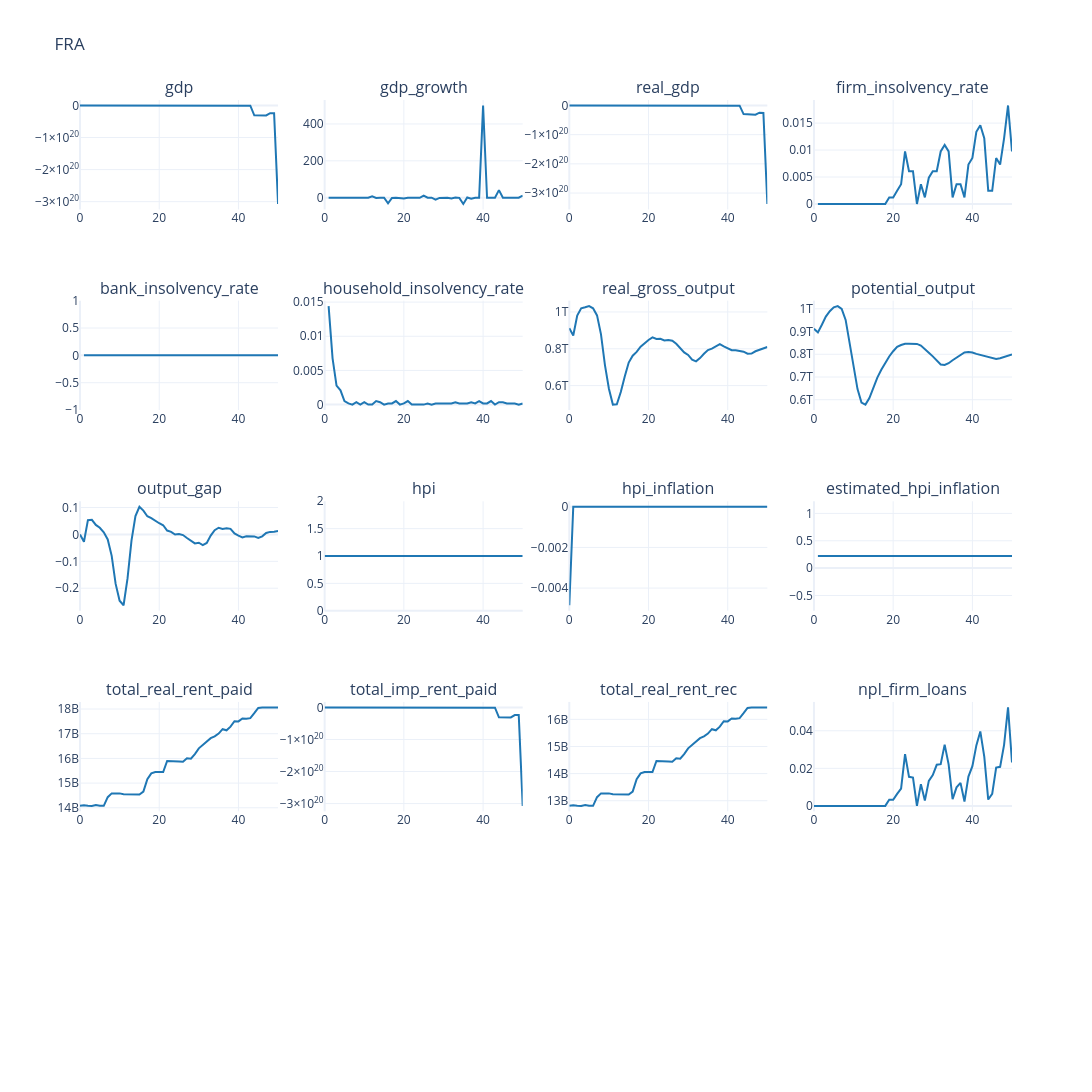

Notebook cell for this chart:
### Code cell
cols = [
    'gdp',
    # 'household_consumption',
    # 'government_consumption',
    # 'exports',
    # 'imports',
    # 'gfcf',
    # 'cpi_transaction',
    # 'ppi',
    # 'consumption_expansion_loan_debt',
    # 'mortgage_debt',
    # 'wages',
    # 'profits',
    # 'taxes_paid_on_production',
    # 'taxes_on_products',
    # 'total_consumption',
    'gdp_growth',
    'real_gdp',
    # 'consumption_loans_to_households',
    # 'mortgages_to_households',
    # 'bank_credit_supply_cap_total',
    'firm_insolvency_rate',
    'bank_insolvency_rate',
    'household_insolvency_rate',
    'real_gross_output',
    'potential_output',
    'output_gap',
    'hpi',
    'hpi_inflation',
    'estimated_hpi_inflation',
    'total_real_rent_paid',
    'total_imp_rent_paid',
    'total_real_rent_rec',
    'npl_firm_loans',

]


plot_output(df=df_base[cols], no_rows=5, no_cols=4, country_code=cfg.country_iso3, **FIG_SIZE_BENCHMARK)
